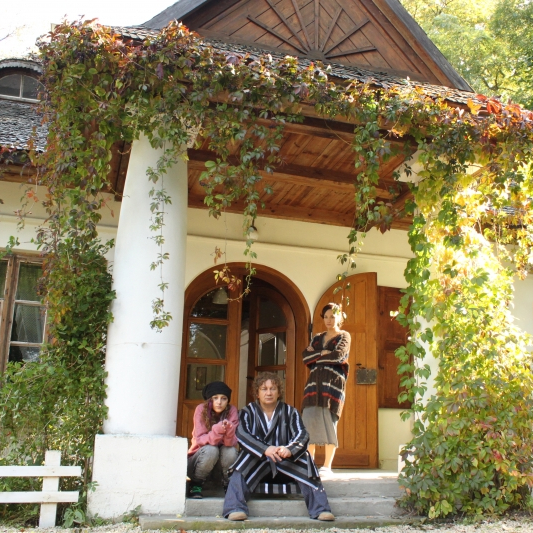
#> input picture images3/kwadratowe_ranczo.jpg, 533 x 533 px; its folder holds only this picture in this run
$ python -i index3.py   (imports and definitions only)
#> lines starting #> are read from the running program, lines starting #| are printed output that depends on the picture; after the words box and inside, x2 and y2 are one past the last pixel; in counts of white or black regions, pixels touching at a corner belong together
import cv2
import numpy as np
import matplotlib.pyplot as plt
from sklearn.svm import SVC
from sklearn.preprocessing import StandardScaler
from sklearn.pipeline import make_pipeline

image_path = 'images3/kwadratowe_ranczo.jpg'
maska_path = 'images3/kwadratowe_ranczo_maska.jpg'

# [34 lines left out: function segmentacja_progowanie, not called in this run]


def segmentacja_ksztalty():
    # Wczytaj obraz do analizy (upewnij się, że obraz zawiera obiekty o różnych kształtach)
    image = cv2.imread(image_path, cv2.IMREAD_COLOR)
#> image is the input picture: shape (533, 533, 3); mean B, G, R 93.6, 128.2, 141.3
    image_gray = cv2.cvtColor(image, cv2.COLOR_BGR2GRAY)
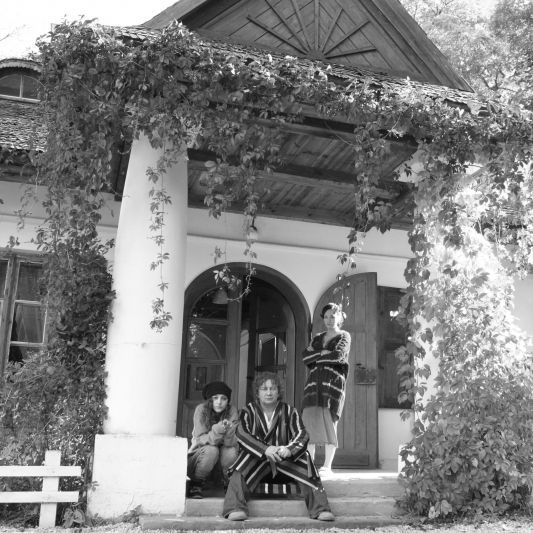
#> image_gray: shape (533, 533); min 8, max 255, mean 128.2
    # Wykrywanie krawędzi za pomocą algorytmu Canny
    edges = cv2.Canny(image_gray, threshold1=30, threshold2=100)
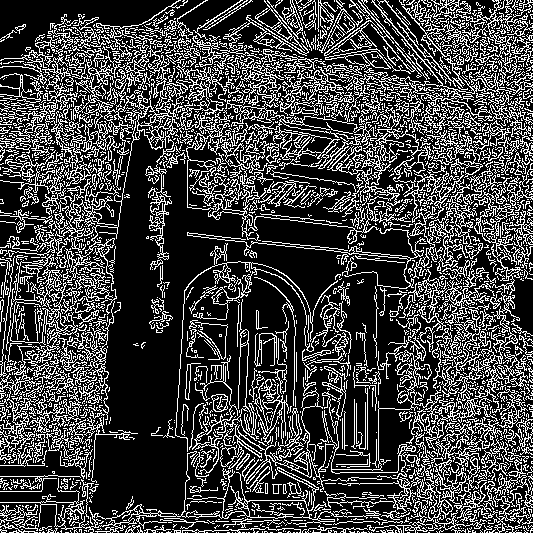
#> edges: shape (533, 533); 26.5% white in thin lines or dots
    # Znajdź kontury obiektów na obrazie
    contours, _ = cv2.findContours(edges, cv2.RETR_EXTERNAL, cv2.CHAIN_APPROX_SIMPLE)
#> contours = 2324 contours, 2145 with area under 20; largest, box (x1, y1, x2, y2) and area: (225, 85, 434, 179) 2885, (0, 238, 117, 464) 2741, (393, 165, 533, 295) 2544, (0, 451, 381, 533) 2305, (0, 68, 191, 283) 1834
    # Inicjalizacja subplotów
    fig, axes = plt.subplots(1, 3, figsize=(12, 4))
    # Obraz oryginalny
    axes[0].imshow(cv2.cvtColor(image, cv2.COLOR_BGR2RGB))
    axes[0].set_title('Oryginał')
    # Krawędzie obiektów
    axes[1].imshow(edges, cmap='gray')
    axes[1].set_title('Krawędzie')
    # Wykrywanie obiektów o określonych kształtach
    shapes = ['Okręgi', 'Prostokąty', 'Elipsy']
    for shape_type in shapes:
        detected_objects = []
        if shape_type == 'Okręgi':
            detected_objects = [c for c in contours if len(cv2.approxPolyDP(c, 0.04 * cv2.arcLength(c, True), True)) > 8]
        elif shape_type == 'Prostokąty':
            detected_objects = [c for c in contours if len(cv2.approxPolyDP(c, 0.04 * cv2.arcLength(c, True), True)) == 4]
        elif shape_type == 'Elipsy':
            detected_objects = [c for c in contours if len(c) >= 5]
        # Tworzenie kopii obrazu i rysowanie konturów wykrytych obiektów
        image_with_contours = image.copy()
        cv2.drawContours(image_with_contours, detected_objects, -1, (0, 0, 255), 2)
        axes[2].imshow(cv2.cvtColor(image_with_contours, cv2.COLOR_BGR2RGB))
        axes[2].set_title(f'{shape_type}')
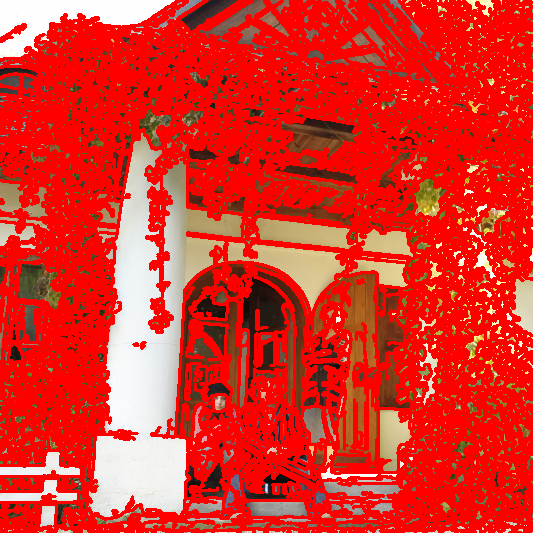
#> image_with_contours: shape (533, 533, 3); mean B, G, R 41.2, 50, 223.4
    # Ukrycie osi
    for ax in axes:
        ax.axis('off')
    plt.tight_layout()
    plt.show()
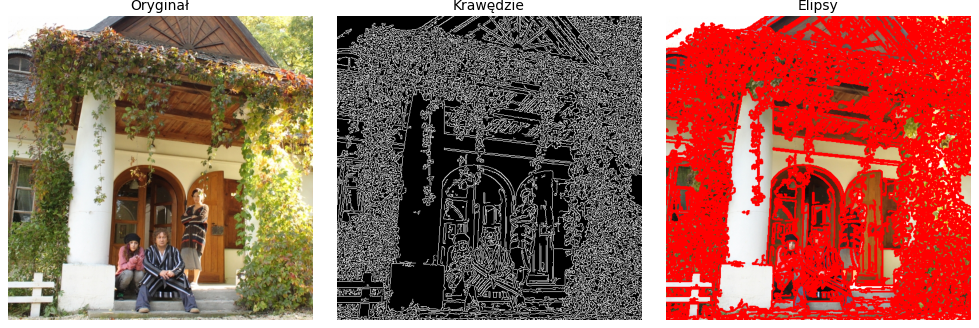
#> figure drawn by matplotlib, 3 panels

# [31 lines left out: function si, not called in this run]

>>> result = segmentacja_ksztalty()
